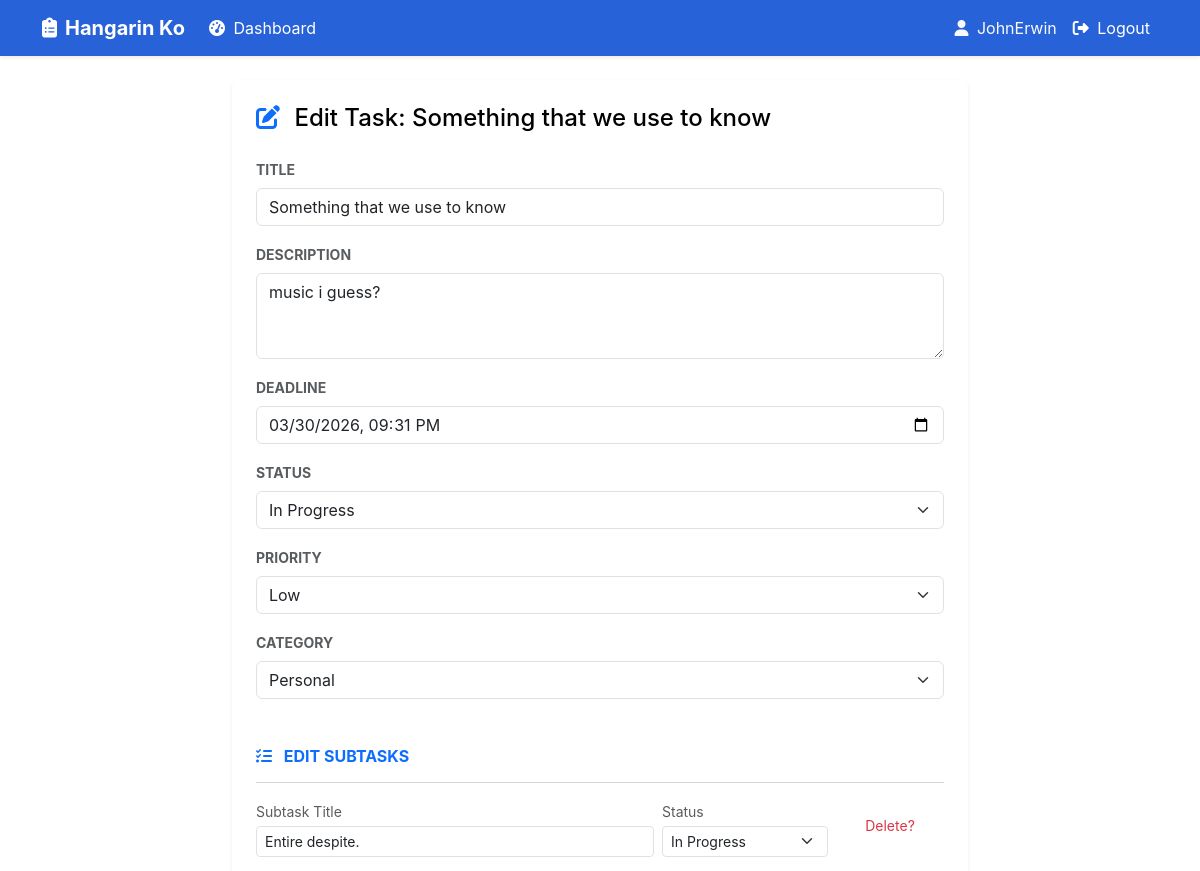
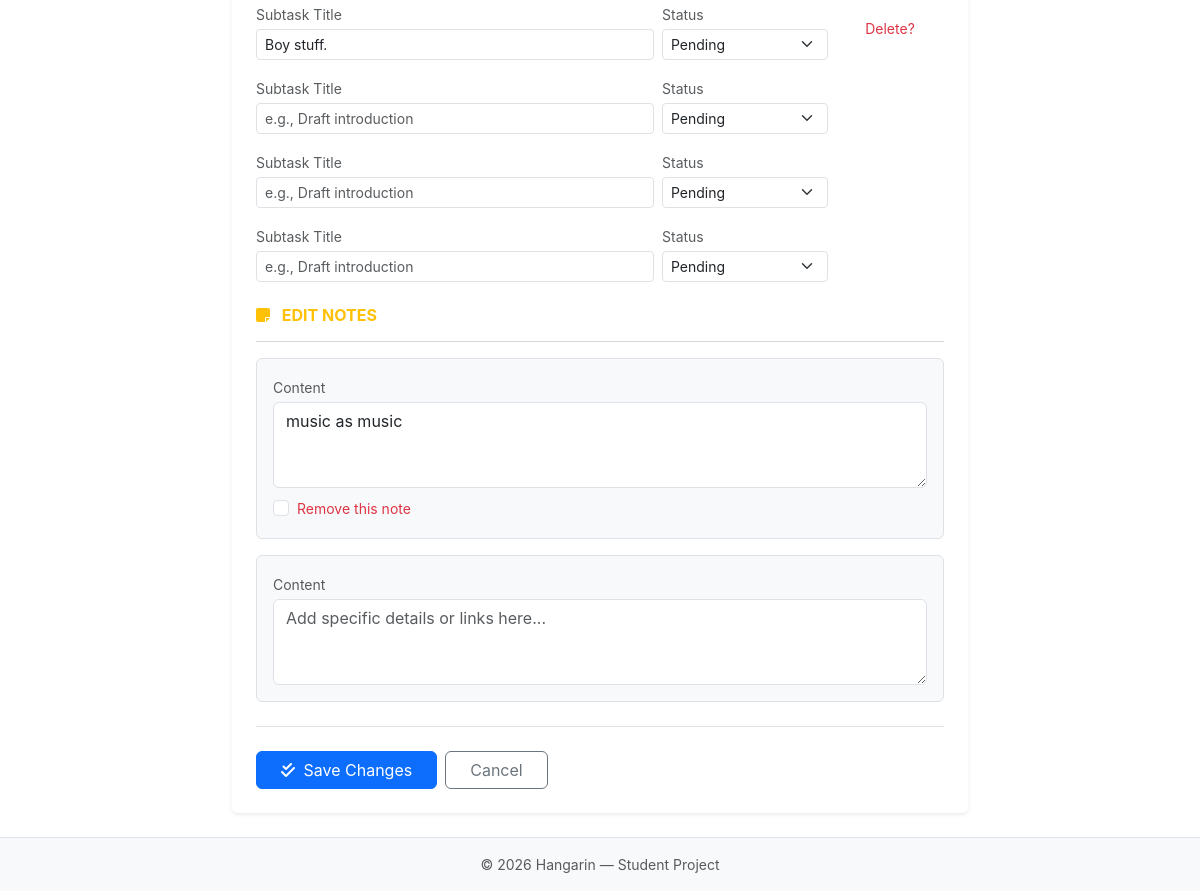
Screenshot of /task/edit/20/ (signed in) with the database file from the repository (2 pictures, top to bottom).
### hangarin/models.py (models this page shows, shortened)
class BaseModel(models.Model):
    created_at = models.DateTimeField(auto_now_add=True)
    updated_at = models.DateTimeField(auto_now=True)
    class Meta:
        abstract = True

class Task(BaseModel):
    user = models.ForeignKey(settings.AUTH_USER_MODEL, on_delete=models.CASCADE)
    STATUS_CHOICES = [
        ("Pending", "Pending"),
        ("In Progress", "In Progress"),
        ("Completed", "Completed"),
    ]
    title = models.CharField(max_length=255)
    description = models.TextField()
    deadline = models.DateTimeField()
    status = models.CharField(max_length=50, choices=STATUS_CHOICES, default="Pending")
    priority = models.ForeignKey(Priority, on_delete=models.CASCADE)
    category = models.ForeignKey(Category, on_delete=models.CASCADE)

### hangarin/views.py (the view, shortened to what this page needs)
# urls.py: path('task/edit/<int:pk>/', views.TaskUpdateView.as_view(), name='task_update'),
class TaskUpdateView(LoginRequiredMixin, UpdateView):
    model = Task
    form_class = TaskForm
    template_name = "hangarin/task_form.html"
    success_url = reverse_lazy("hangarin:dashboard")
    def get_queryset(self):
        return Task.objects.filter(user=self.request.user)
    def get_context_data(self, **kwargs):
        data = super().get_context_data(**kwargs)
        if self.request.POST:
            data['subtasks'] = SubTaskFormSet(self.request.POST, instance=self.object)
            data['notes'] = NoteFormSet(self.request.POST, instance=self.object)
        else:
            data['subtasks'] = SubTaskFormSet(instance=self.object)
            data['notes'] = NoteFormSet(instance=self.object)
        return data

### hangarin/forms.py
class TaskForm(forms.ModelForm):
    deadline = forms.DateTimeField(
        input_formats=["%Y-%m-%dT%H:%M", "%Y-%m-%d %H:%M:%S", "%Y-%m-%d %H:%M"],
        widget=forms.DateTimeInput(attrs={"class": "form-control", "type": "datetime-local"}, format="%Y-%m-%dT%H:%M"),
    )
    class Meta:
        model = Task
        fields = ["title", "description", "deadline", "status", "priority", "category"]
        widgets = {
            "title": forms.TextInput(attrs={"class": "form-control", "placeholder": "Task title"}),
            "description": forms.Textarea(attrs={"class": "form-control", "rows": 3, "placeholder": "Description"}),
            "status": forms.Select(attrs={"class": "form-select"}),
            "priority": forms.Select(attrs={"class": "form-select"}),
            "category": forms.Select(attrs={"class": "form-select"}),
        }

### hangarin/models.py (called while the page is built)
    def __str__(self):
        return self.name

    def __str__(self):
        return self.name

### hangarin/templates/hangarin/task_form.html (shortened to what this page needs)
{% extends 'base.html' %}
{% load widget_tweaks %}
{% block content %}
<div class="row justify-content-center">
    <div class="col-md-10 col-lg-8">
        <div class="card border-0 shadow-sm">
            <div class="card-body p-4">
                <h2 class="h4 mb-4">
                  <i class="fa-solid {% if form.instance.pk %}fa-pen-to-square{% else %}fa-plus-circle{% endif %} text-primary me-2"></i>
                  {% if form.instance.pk %}Edit Task: {{ form.instance.title }}{% else %}Add New Task{% endif %}
                </h2>
                <form method="post" novalidate>
                    {% for field in form %}
                    <div class="mb-3">
                        <label for="{{ field.id_for_label }}" class="form-label fw-bold small text-uppercase text-muted">{{ field.label }}</label>
                        {% render_field field class+="form-control" %}
                    </div>
                    {% endfor %}
                    <div class="mt-5 mb-4">
                        <h5 class="h6 text-uppercase fw-bold text-primary mb-3">
                            <i class="fa-solid fa-list-check me-2"></i>
                            {% if form.instance.pk %}Edit Subtasks{% else %}Add Subtasks (Optional){% endif %}
                        </h5>
                        <hr class="text-muted opacity-25">
                        <div id="subtask-form-container">
                            {% for sub_form in subtasks %}
                            <div class="row g-2 mb-3 align-items-center subtask-form-row">
                                <div class="col-md-7">
                                    <label class="small text-muted mb-1">Subtask Title</label>
                                    {% render_field sub_form.title class+="form-control form-control-sm" placeholder="e.g., Draft introduction" %}
                                </div>
                                <div class="col-md-3">
                                    <label class="small text-muted mb-1">Status</label>
                                    {% render_field sub_form.status class+="form-select form-select-sm" %}
                                </div>
                                <div class="col-md-2 text-center">
                                    {% if sub_form.instance.pk %}
                                        <label class="small text-danger d-block mb-1">Delete?</label>
                                    {% endif %}
                                </div>
                            </div>
                            {% endfor %}
                        </div>
                    </div>
                    <div class="mt-4 mb-4">
                        <h5 class="h6 text-uppercase fw-bold text-warning mb-3">
                            <i class="fa-solid fa-note-sticky me-2"></i>
                            {% if form.instance.pk %}Edit Notes{% else %}Additional Notes{% endif %}
                        </h5>
                        <hr class="text-muted opacity-25">
                        <div id="notes-form-container">
                            {% for n_form in notes %}
                            <div class="mb-3 p-3 border rounded bg-light position-relative">
                                <label class="small text-muted mb-1">Content</label>
                                {% render_field n_form.content class+="form-control" placeholder="Add specific details or links here..." rows="3" %}
                                {% if n_form.instance.pk %}
                                <div class="form-check mt-2">
                                    {% render_field n_form.DELETE class="form-check-input" %}
                                    <label class="form-check-label small text-danger">Remove this note</label>
                                </div>
                                {% endif %}
                            </div>
                            {% endfor %}
                        </div>
                    </div>
                    <div class="d-flex gap-2 border-top pt-4">
                        <button type="submit" class="btn btn-primary px-4">
                            <i class="fa-solid fa-check-double me-1"></i>
                            {% if form.instance.pk %}Save Changes{% else %}Create Task & Subtasks{% endif %}
                        </button>
                        <a href="{% url 'hangarin:dashboard' %}" class="btn btn-outline-secondary px-4">Cancel</a>
                    </div>
                </form>
            </div>
        </div>
    </div>
</div>
{% endblock %}

### hangarin/templates/base.html (shortened to what this page needs)
{% load static %}
{% load pwa %}
<!DOCTYPE html>
<html lang="en">
<head>
    <link href="{% static 'css/bootstrap.min.css' %}" rel="stylesheet">
    <link href="{% static 'css/fontawesome.min.css' %}" rel="stylesheet">
    <link href="{% static 'css/custom.css' %}" rel="stylesheet">
</head>
<body class="d-flex flex-column min-vh-100" style="background-color: white; color: black;">
    <nav class="navbar navbar-expand-lg shadow-sm" style="background-color: #2762d8;">
        <div class="container">
            <a class="navbar-brand fw-bold" href="{% url 'hangarin:dashboard' %}" style="color: white;">
                <i class="fa-solid fa-clipboard-list me-2"></i>Hangarin Ko
            </a>
            <div class="collapse navbar-collapse" id="navbarNav">
                <ul class="navbar-nav me-auto">
                    <li class="nav-item">
                        <a class="nav-link" href="{% url 'hangarin:dashboard' %}" style="color: #ffffff;">
                            <i class="fa-solid fa-gauge-high me-1"></i> Dashboard
                        </a>
                    </li>
                </ul>
                <ul class="navbar-nav">
                    {% if user.is_authenticated %}
                    <li class="nav-item">
                        <span class="nav-link text-light"><i class="fa-solid fa-user me-1"></i> {{ user.get_username }}</span>
                    </li>
                    <li class="nav-item">
                        <a class="nav-link" href="{% url 'account_logout' %}" style="color: #ffffff;">
                            <i class="fa-solid fa-right-from-bracket me-1"></i> Logout
                        </a>
                    </li>
                    {% else %}
                    <li class="nav-item">
                        <a class="nav-link" href="{% url 'account_login' %}">Login</a>
                    </li>
                    {% endif %}
                </ul>
            </div>
        </div>
    </nav>
    <main class="container flex-grow-1 py-4">
        {% block content %}{% endblock %}
    </main>
    <footer class="mt-auto py-3 bg-light border-top">
        <div class="container text-center text-muted small">
            © 2026 Hangarin — Student Project
        </div>
    </footer>
</body>
</html>

### static/css/custom.css (style rules this page uses)
:root { --hangarin-dark: #b1b6bf; --hangarin-blue: #3182ce; --hangarin-bg: #274256; }
body { background-color: var(--hangarin-bg); color: var(--hangarin-dark); font-family: 'Inter', -apple-system, sans-serif; -webkit-font-smoothing: antialiased; }
.card h2 { --bs-text-opacity: 1 !important; color: #000000 !important; opacity: 1 !important; }
body { opacity: 0; transition: opacity 0.4s ease-in-out; }
body.page-loaded { opacity: 1; }

### rows the page displays
Task: instance "Something that we use to know", title "Something that we use to know" "music i guess?" "03/30/2026 21:31" "In Progress" "Low" "Personal"

### other values shown
{{ user.get_username }} "JohnErwin"
{{ field.label }} "TITLE" "DESCRIPTION" "DEADLINE" "STATUS" "PRIORITY" "CATEGORY"
